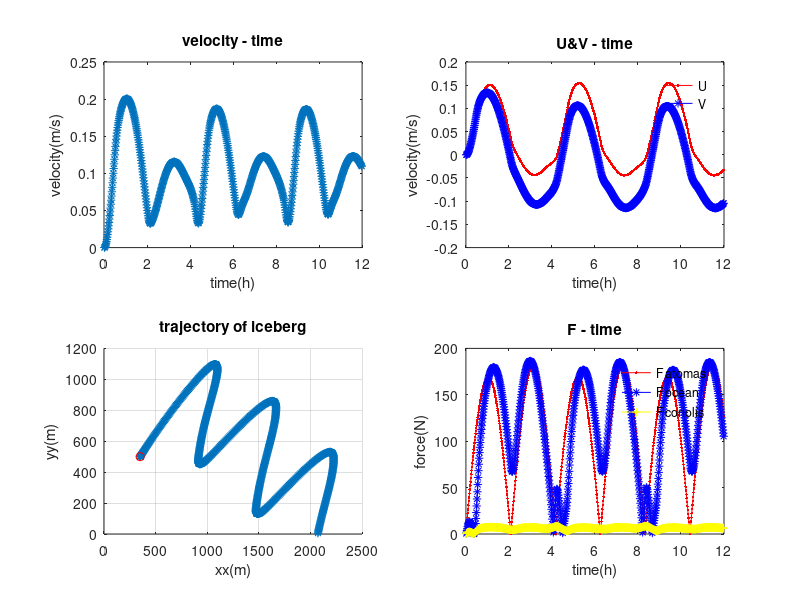

MATLAB code for this plot:
%%%%%%%%%%%%%%%%%%%%%%%%%%%%%%%%%%%%%%%%%%%%%%%%%%%%%
%    Grounded model
%
%    Author: weiyan ZHANG
%    Created: Oct 2018
%    Updated:
%    Last Modif by:
%    Last Modif on: 
%%%%%%%%%%%%%%%%%%%%%%%%%%%%%%%%%%%%%%%%%%%%%%%%%%%%%%%
clear all

% load grid information from the model
%{
gname = 'C:\Users\61414\Downloads\misom020_grd.nc';
lat_rho = ncread(gname,'lat_rho');
lon_rho = ncread(gname,'lon_rho');
dx = ones(size(lat_rho,1),size(lat_rho,2));
dy = ones(size(lat_rho,1),size(lat_rho,2));
[xx yy] = meshgrid([1:size(lat_rho,2)],[1:size(lon_rho,1)]); 
%}

%{
% calculate dx, dy from model in m
pm = ncread(gname,'pm');
pn = ncread(gname,'pn');
dx = 1./pm;
dy = 1./pn;
%}

% Creates 2d grid of same size as model
X_lim = 10000;
Y_lim = 10000;
[X,Y] = meshgrid([0:X_lim],[0:Y_lim]);
Z = 10 - X ;

% set variable useful for the trajectory equation
U = 0;
V = 0;

% size of the iceberg 
depth = 10; % m
depth_icb_under = 9;
depth_icb_above = 1;
lenth = 10;
width = 10;
dA_o = width * depth_icb_under; % m^2 ideally per face 
dA_a = width * depth_icb_above; % m^2 ideally per face
Ad = lenth * width;
M = 916.7 * lenth * width * depth; % kg
                                   % density is 916.7 kg m-3
             
step = 1000;
time_all = zeros(1,step);
U_all = zeros(1,step);
V_all = zeros(1,step);
x_all = zeros(1,step);
y_all = zeros(1,step);
Fa_all = zeros(1,step);
Fo_all = zeros(1,step);
Fc_all = zeros(1,step);
vel_all = zeros(1,step);
z_all = zeros(1,step);
uo_cst_all = zeros(1,step);
vo_cst_all = zeros(1,step);
ua_all = zeros(1,step);
va_all = zeros(1,step);

% indicate the initial location of the particle
xx_ini = 350;
yy_ini = 500;

% timestep
dt = 60; % s

% coriolis coeff
w_r = 7.2921e-5;
f = - 2 * w_r * sin(67*pi/180);

% do a loop    
xx_ = xx_ini;
yy_ = yy_ini;

for i=1:step
    
    theta = (i/step) * 8 * pi;
% ocean velocity
    uo_cst = 0.1 * sin(theta); % m/s
    vo_cst = 0.1 * sin(theta);
    Co = 0.85; % dimensionless coefficient of resistance
    Cdo_skin = 0.0055; % ocean-iceberg friction coeff
    rho_h2o = 1028; % seawater density kg m-3

% atmospheric velocity (at 10m)
% the wind in the model will be given as wind stress -- do the conversion
% tau_wind = rho_air*Cd*U^2 (tau_wind is sustr or svstr in model)

    sustr = abs(0.05 * sin(theta)); %newton meter-2
    svstr = abs(0.05 * sin(theta));
    rho_air = 1.225; % air density kg m-3
    Ca = 0.4; % dimensionless coefficient of resistance
    Cda_skin = 0.0022; % air-iceberg friction coeff
    Cd = 1.25e-3;  % dimensionless air-sea friction coeff
    ua = sqrt(sustr / (rho_air * Cd)); % m s-2
    va = sqrt(svstr / (rho_air * Cd)); % m s-2
    
    time_all(i) = i/60;
    uo_cst_all(i) = uo_cst;
    vo_cst_all(i) = vo_cst;
    ua_all(i) = ua;
    va_all(i) = va;
end

for j = 1:step

    uv = sqrt(U ^ 2 + V ^ 2);

% absolute values of relative velocities
    omid = sqrt((uo_cst_all(j) - U) ^ 2 + (vo_cst_all(j) - V) ^ 2);
    amid = sqrt((ua_all(j) - U) ^ 2 + (va_all(j) - V) ^ 2);
    omid_skin = sqrt((uo_cst_all(j) - U) ^ 2 + (vo_cst_all(j) - V) ^ 2);
    amid_skin = sqrt((ua_all(j) - U) ^ 2 + (va_all(j) - V) ^ 2);

% Force due to Air
    Fa_u = rho_air * 0.5 * Ca * dA_a * amid * (ua_all(j) - U) + rho_air * Cda_skin * Ad * amid_skin * (ua_all(j) - U);
    Fa_v = rho_air * 0.5 * Ca * dA_a * amid * (va_all(j) - U) +  rho_air * Cda_skin * Ad * amid_skin * (va_all(j) - V);

% Force due to the Ocean
    Fo_u = rho_h2o * 0.5 * Co * dA_o * omid * (uo_cst_all(j) - U) + rho_h2o * Cdo_skin * Ad * omid_skin * (uo_cst_all(j) - U);
    Fo_v = rho_h2o * 0.5 * Co * dA_o * omid * (vo_cst_all(j) - U) + rho_h2o * Cdo_skin * Ad * omid_skin * (vo_cst_all(j) - V);

% Coriolis Force
    F_coriolis = sqrt((-M * f * (V - vo_cst_all(j)))^2+(M * f * (U - uo_cst_all(j)))^2);   
    au = ((-M * f * (V - vo_cst_all(j))) + Fa_u + Fo_u) / M;
    av = (-(-M * f * (U - uo_cst_all(j))) + Fa_v + Fo_v) / M;
                         
% calculate velocity
  s_u = U*dt+0.5*au*dt^2;
  s_v = V*dt+0.5*av*dt^2;
  x_all(j) = xx_;
  y_all(j) = yy_;
  U_all(j) = U;
  V_all(j) = V;
  vel = sqrt(U^2+V^2);
  vel_all(j) = vel;
  Fa_all(j) = sqrt(Fa_u ^ 2 + Fa_v ^ 2);
  Fo_all(j) = sqrt(Fo_u ^ 2 + Fo_v ^ 2);
  Fc_all(j) = F_coriolis;
  
  z = 10 + xx_;
  z_all(j) = z;
  
% new velocity & location
  U = U + au * dt;
  V = V + av * dt;
  xx_ = xx_ + s_u;
  yy_ = yy_ + s_v;

end

for t = 1:step
    if x_all(t)>=0 && x_all(t)<=X_lim && y_all(t)>=0 && y_all(t)<=Y_lim 
        if depth_icb_under > abs(z_all(t))
            break
        end
    else
        break
    end
end 

if abs(depth_icb_under) > abs(z)
    disp(['warning! ground when time = ',num2str(time_all(t-1)),' h']);
    disp(['x = ',num2str(x_all(t-1)),' y = ',num2str(y_all(t-1))]);
else
    disp(['warning! out of domain when time = ',num2str(time_all(t-1)),' h']);
    disp(['x = ',num2str(x_all(t-1)),' y = ',num2str(y_all(t-1))]);
end

subplot(2,2,1);
plot(time_all(1:t-1),vel_all(1:t-1),'*-');
title('velocity - time');
xlabel('time(h)');
ylabel('velocity(m/s)');

subplot(2,2,2);
plot(time_all(1:t-1),U_all(1:t-1),'-r.');
hold on;
plot(time_all(1:t-1),V_all(1:t-1),'-b*');
legend('U','V');
legend('boxoff');
title('U&V - time');
xlabel('time(h)');
ylabel('velocity(m/s)');

subplot(2,2,3);
%mesh(X,Y,Z);
hold on;
zlim([-50,0]);
plot(x_all(1:t-1),y_all(1:t-1),'*-');
grid;
hold on;
plot(x_all(1),y_all(1),'ro');
title('trajectory of iceberg');
xlabel('xx(m)');
ylabel('yy(m)');
zlabel('depth(m)');
%boxplot3(x_all(t)-5,y_all(t)-5,-depth_icb_under,lenth,width,depth);

subplot(2,2,4);
plot(time_all(1:t-1),Fa_all(1:t-1),'-r.');
hold on;
plot(time_all(1:t-1),Fo_all(1:t-1),'-b*');
hold on;
plot(time_all(1:t-1),Fc_all(1:t-1),'-y+');
legend('F_ atomas','F_ ocean','F_ coriolis');
legend('boxoff');
title('F - time');
xlabel('time(h)');
ylabel('force(N)');

%{
figure, mesh(X,Y,Z);
hold on;
zlim([-50,5]);
plot(x_all(1:t-1),y_all(1:t-1),'*-');
grid;
hold on;
plot(x_all(1),y_all(1),'ro');
title('trajectory of iceberg');
xlabel('xx(m)');
ylabel('yy(m)');
zlabel('depth(m)');
boxplot3(x_all(t)-5,y_all(t)-5,-depth_icb_under,lenth,width,depth);
%}
% check if within the domain

% keep moving in time
